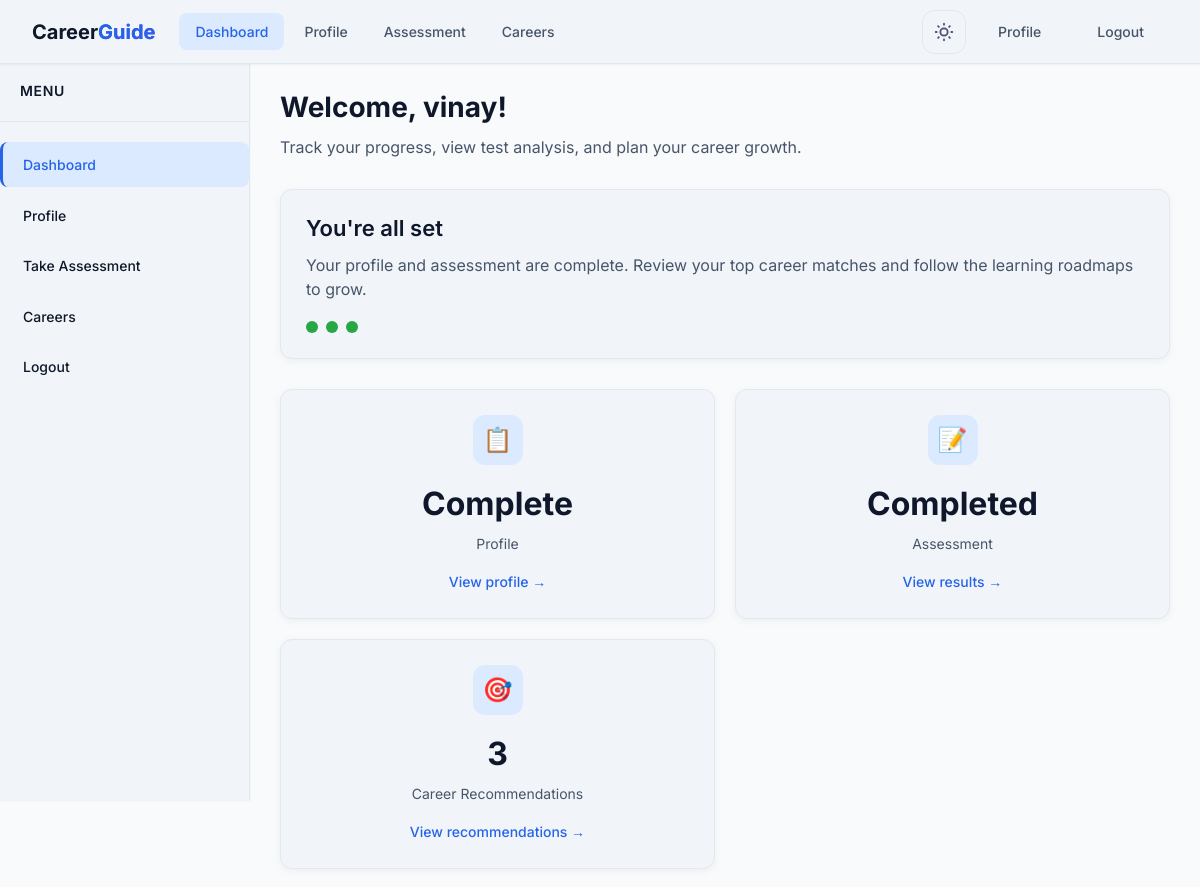
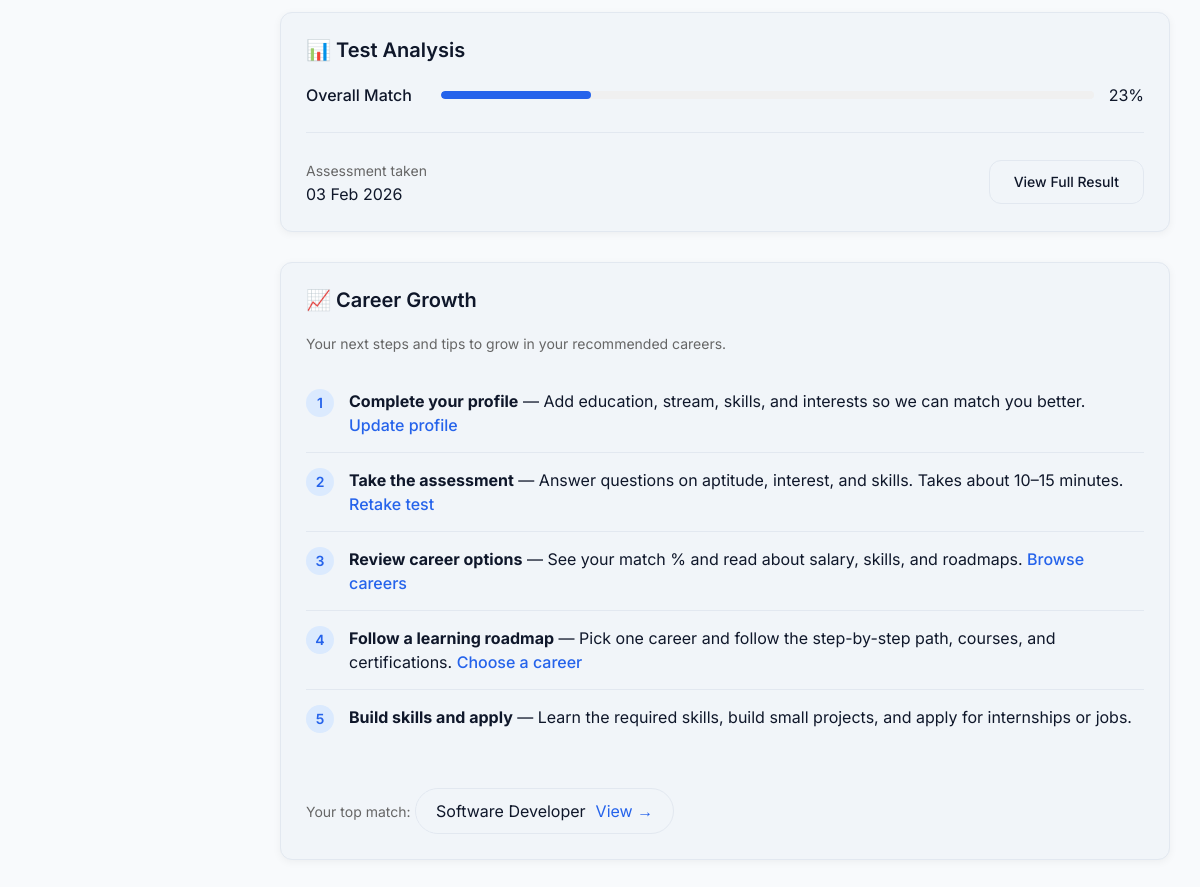
The app's page /dashboard.php (signed in) with its own data (2 pictures, top to bottom).
### tables this page shows
CREATE TABLE `user_tests` (
  `id` int(11) NOT NULL,
  `user_id` int(11) NOT NULL,
  `test_type` varchar(50) NOT NULL,
  `results` longtext DEFAULT NULL CHECK (json_valid(`results`)),
  `completed_at` timestamp NOT NULL DEFAULT current_timestamp()
);

CREATE TABLE `careers` (
  `id` int(11) NOT NULL,
  `slug` varchar(100) NOT NULL,
  `title` varchar(200) NOT NULL,
  `category` varchar(100) DEFAULT NULL,
  `overview` text NOT NULL,
  `skills` longtext DEFAULT NULL CHECK (json_valid(`skills`)),
  `salary` varchar(100) DEFAULT NULL,
  `roles` longtext DEFAULT NULL CHECK (json_valid(`roles`)),
  `roadmap` longtext DEFAULT NULL CHECK (json_valid(`roadmap`)),
  `courses` longtext DEFAULT NULL CHECK (json_valid(`courses`)),
  `certs` longtext DEFAULT NULL CHECK (json_valid(`certs`)),
  `created_at` timestamp NOT NULL DEFAULT current_timestamp(),
  `updated_at` timestamp NOT NULL DEFAULT current_timestamp() ON UPDATE current_timestamp()
);

### dashboard.php (the view, shortened to what this page needs)
<?php
require_once 'config.php';
$user_id = $_SESSION['user_id'];
$user_name = $_SESSION['user_name'];
$profile_complete = false;
$sql_profile = "SELECT * FROM user_profiles WHERE user_id = '$user_id'";
$result_profile = mysqli_query($conn, $sql_profile);
if ($result_profile && mysqli_num_rows($result_profile) > 0) {
    $profile_complete = true;
}
$test_complete = false;
$test_results = [];
$rec_count = 0;
$top_career_name = '';
$sql_test = "SELECT * FROM user_tests WHERE user_id = '$user_id' ORDER BY completed_at DESC LIMIT 1";
$result_test = mysqli_query($conn, $sql_test);
if ($result_test && mysqli_num_rows($result_test) > 0) {
    $test_complete = true;
    $test_data = mysqli_fetch_assoc($result_test);
    if (!empty($test_data['results'])) {
        $test_results = json_decode($test_data['results'], true);
        if (isset($test_results['suggested_careers'])) {
            $rec_count = count($test_results['suggested_careers']);
            if ($rec_count > 0) {
                $top_career_slug = $test_results['suggested_careers'][0];
                $sql_career = "SELECT title FROM careers WHERE slug = '$top_career_slug'";
                $result_career = mysqli_query($conn, $sql_career);
                if ($result_career && mysqli_num_rows($result_career) > 0) {
                    $career_data = mysqli_fetch_assoc($result_career);
                    $top_career_name = $career_data['title'];
                }
            }
        }
    }
}
?>
<!DOCTYPE html>
<html lang="en">
<head>
  <link rel="stylesheet" href="assets/css/style.css">
</head>
<body>
  <header class="site-header" style="position: fixed; top: 0; width: 100%; z-index: 1000; background: var(--color-surface, #fff);">
    <div class="container">
      <div class="header-left">
        <a href="dashboard.php" class="logo">Career<span>Guide</span></a>
        <nav class="nav-links">
          <a href="dashboard.php" class="active">Dashboard</a>
          <a href="profile-setup.php">Profile</a>
          <a href="assessment.php">Assessment</a>
          <a href="career-details.php">Careers</a>
        </nav>
      </div>
      <div class="nav-actions">
        <button class="theme-toggle" id="themeToggle" aria-label="Toggle theme">
        </button>
        <a href="profile-setup.php" class="btn btn-ghost">Profile</a>
        <a href="./logout.php" class="btn btn-ghost">Logout</a>
      </div>
    </div>
  </header>
  <div class="dashboard-container">
    <aside class="sidebar" id="sidebar">
      <div class="sidebar-brand">Menu</div>
      <ul class="sidebar-nav">
        <li><a href="dashboard.php" class="active">Dashboard</a></li>
        <li><a href="profile-setup.php">Profile</a></li>
        <li><a href="assessment.php">Take Assessment</a></li>
        <li><a href="career-details.php">Careers</a></li>
        <li><a href="./logout.php">Logout</a></li>
      </ul>
    </aside>
    <main class="main-content">
      <div class="dashboard-header">
        <h1>Welcome, <?php echo htmlspecialchars($user_name); ?>!</h1>
        <p>Track your progress, view test analysis, and plan your career growth.</p>
      </div>
      <div class="card welcome-card">
        <h2 id="welcomeTitle">
          <?php
          if ($profile_complete && $test_complete && $rec_count > 0) {
              echo "You're all set";
          } elseif ($profile_complete && $test_complete) {
              echo "Assessment complete";
          } elseif ($profile_complete) {
              echo "Profile complete";
          } else {
              echo "Welcome to CareerGuide";
          }
          ?>
        </h2>
        <p id="welcomeText">
          <?php
          if ($profile_complete && $test_complete && $rec_count > 0) {
              echo "Your profile and assessment are complete. Review your top career matches and follow the learning roadmaps to grow.";
          } elseif ($profile_complete && $test_complete) {
              echo "View your career recommendations and match percentages. Pick a career to see salary, skills, and a step-by-step learning path.";
          } elseif ($profile_complete) {
              echo "Take the career assessment next. It will unlock your personalized career recommendations.";
          } else {
              echo "Complete your profile (education, stream, skills, interests) first. Then take the assessment to get personalized career recommendations.";
          }
          ?>
        </p>
        <div class="progress-summary">
          <span class="progress-dot <?php echo $profile_complete ? 'done' : 'current'; ?>" title="Profile"></span>
          <span class="progress-dot <?php echo $test_complete ? 'done' : ($profile_complete ? 'current' : ''); ?>" title="Assessment"></span>
          <span class="progress-dot <?php echo $rec_count > 0 ? 'done' : ($test_complete ? 'current' : ''); ?>" title="Recommendations"></span>
        </div>
      </div>
      <div class="dashboard-cards">
        <div class="card stat-card">
          <div class="icon">📋</div>
          <div class="value"><?php echo $profile_complete ? 'Complete' : 'Incomplete'; ?></div>
          <div class="label">Profile</div>
          <a href="profile-setup.php"><?php echo $profile_complete ? 'View profile →' : 'Complete profile →'; ?></a>
        </div>
        <div class="card stat-card">
          <div class="icon">📝</div>
          <div class="value"><?php echo $test_complete ? 'Completed' : 'Not taken'; ?></div>
          <div class="label">Assessment</div>
          <a href="assessment.php"><?php echo $test_complete ? 'View results →' : 'Start assessment →'; ?></a>
        </div>
        <div class="card stat-card">
          <div class="icon">🎯</div>
          <div class="value"><?php echo $rec_count; ?></div>
          <div class="label">Career Recommendations</div>
          <a href="career-details.php"><?php echo $rec_count > 0 ? 'View recommendations →' : 'Get recommendations →'; ?></a>
        </div>
      </div>
      <div class="card analysis-card">
        <h2 class="section-title">📊 Test Analysis</h2>
        <?php if (!$test_complete): ?>
          <div class="no-data">
            <p>You haven't taken the assessment yet. Complete the test to see your analysis.</p>
            <a href="assessment.php" class="btn btn-primary">Take Assessment</a>
          </div>
        <?php else: ?>
          <div class="section-bars">
            <?php if (isset($test_results['scores'])): ?>
              <?php
              $total_score = 0;
              $count = 0;
              foreach ($test_results['scores'] as $career => $score) {
                  $total_score += $score;
                  $count++;
              }
              $overall_score = $count > 0 ? round($total_score / $count) : 0;
              ?>
              <div class="section-bar">
                <span class="label">Overall Match</span>
                <div class="bar-wrap">
                  <div class="progress-bar">
                    <div class="progress-bar-fill" style="width: <?php echo $overall_score; ?>%"></div>
                  </div>
                </div>
                <span class="pct"><?php echo $overall_score; ?>%</span>
              </div>
            <?php endif; ?>
          </div>
          <div class="overall-score-wrap">
            <div>
              <span style="font-size: 14px; color: #666;">Assessment taken</span>
              <div class="score"><?php echo isset($test_data['completed_at']) ? date('d M Y', strtotime($test_data['completed_at'])) : 'Recently'; ?></div>
            </div>
            <a href="test-results.php" class="btn btn-secondary">View Full Result</a>
          </div>
        <?php endif; ?>
      </div>
      <div class="card growth-card">
        <h2 class="section-title">📈 Career Growth</h2>
        <p style="color: #666; font-size: 14px; margin-bottom: 20px;">Your next steps and tips to grow in your recommended careers.</p>
        <ul class="growth-list">
          <li>
            <span class="num">1</span>
            <span><strong>Complete your profile</strong> — Add education, stream, skills, and interests so we can match you better.
            <a href="profile-setup.php"><?php echo $profile_complete ? 'Update profile' : 'Complete profile'; ?></a></span>
          </li>
          <li>
            <span class="num">2</span>
            <span><strong>Take the assessment</strong> — Answer questions on aptitude, interest, and skills. Takes about 10–15 minutes.
            <a href="assessment.php"><?php echo $test_complete ? 'Retake test' : 'Start test'; ?></a></span>
          </li>
          <li>
            <span class="num">3</span>
            <span><strong>Review career options</strong> — See your match % and read about salary, skills, and roadmaps.
            <a href="career-details.php">Browse careers</a></span>
          </li>
          <li>
            <span class="num">4</span>
            <span><strong>Follow a learning roadmap</strong> — Pick one career and follow the step-by-step path, courses, and certifications.
            <a href="career-details.php">Choose a career</a></span>
          </li>
          <li>
            <span class="num">5</span>
            <span><strong>Build skills and apply</strong> — Learn the required skills, build small projects, and apply for internships or jobs.</span>
          </li>
        </ul>
        <?php if ($rec_count > 0 && !empty($top_career_name)): ?>
          <div style="margin-top: 25px;">
            <span style="font-size: 14px; color: #666;">Your top match:</span>
            <div class="top-career-pill">
              <span><?php echo htmlspecialchars($top_career_name); ?></span>
              <a href="career-details.php">View →</a>
            </div>
          </div>
        <?php endif; ?>
      </div>
    </main>
  </div>
</body>
</html>

### dashboard.php (style rules this page uses)
body { font-family: 'Inter', sans-serif; background-color: var(--color-bg, #f8f9fa); color: var(--color-text, #333); margin: 0; padding: 0; }
.dashboard-container { display: flex; min-height: 100vh; margin-top: 60px; }
.sidebar { width: 250px; background: var(--color-surface, #fff); border-right: 1px solid var(--color-border, #e0e0e0); padding: 20px 0; position: fixed; left: 0; top: 60px; height: calc(100vh - 60px); overflow-y: auto; display: block !important; }
.sidebar-brand { padding: 0 20px 20px; font-weight: 600; color: var(--color-text, #333); border-bottom: 1px solid var(--color-border, #e0e0e0); margin-bottom: 20px; }
.sidebar-nav { list-style: none; padding: 0; margin: 0; }
.sidebar-nav li { margin: 0; }
.sidebar-nav a { display: block; padding: 12px 20px; color: var(--color-text, #333); text-decoration: none; border-left: 3px solid transparent; transition: all 0.2s; }
.sidebar-nav a.active { background: var(--color-primary-light, #e8ebff); color: var(--color-primary, #4a6cf7); border-left-color: var(--color-primary, #4a6cf7); font-weight: 500; }
.main-content { flex: 1; padding: 30px; margin-left: 250px; max-width: calc(100% - 250px); }
.dashboard-header { margin-bottom: 30px; }
.dashboard-header h1 { margin: 0 0 10px 0; font-size: 28px; font-weight: 700; }
.dashboard-header p { color: var(--color-text-secondary, #666); margin: 0; font-size: 16px; }
.dashboard-cards { display: grid; grid-template-columns: repeat(auto-fit, minmax(300px, 1fr)); gap: 20px; margin-bottom: 30px; }
.card { background: var(--color-surface, #fff); border-radius: 12px; border: 1px solid var(--color-border, #e0e0e0); box-shadow: 0 2px 8px rgba(0,0,0,0.05); overflow: hidden; }
.welcome-card { padding: 25px; margin-bottom: 30px; }
.welcome-card h2 { margin: 0 0 10px 0; font-size: 22px; font-weight: 600; }
.welcome-card p { color: var(--color-text-secondary, #666); margin: 0 0 20px 0; line-height: 1.5; }
.stat-card { padding: 25px; text-align: center; }
.stat-card .icon { width: 50px; height: 50px; border-radius: 12px; display: flex; align-items: center; justify-content: center; font-size: 24px; margin: 0 auto 15px; background: var(--color-primary-light, #e8ebff); color: var(--color-primary, #4a6cf7); }
.stat-card .value { font-size: 32px; font-weight: 700; color: var(--color-text, #333); margin: 0 0 5px 0; }
.stat-card .label { font-size: 14px; color: var(--color-text-secondary, #666); margin: 0 0 15px 0; }
.stat-card a { display: inline-block; color: var(--color-primary, #4a6cf7); text-decoration: none; font-weight: 500; font-size: 14px; }
.analysis-card, .growth-card { padding: 25px; margin-bottom: 30px; }
.section-title { font-size: 20px; font-weight: 600; margin: 0 0 20px 0; display: flex; align-items: center; gap: 10px; }
.progress-summary { display: flex; gap: 8px; margin-top: 15px; }
.progress-dot { width: 12px; height: 12px; border-radius: 50%; background: #ddd; }
.progress-dot.done { background: #28a745; }
.section-bars { display: flex; flex-direction: column; gap: 15px; }
.section-bar { display: flex; align-items: center; gap: 15px; }
.section-bar .label { min-width: 120px; font-weight: 500; }
.section-bar .bar-wrap { flex: 1; }
.progress-bar { height: 8px; background: #f0f0f0; border-radius: 4px; overflow: hidden; }
.progress-bar-fill { height: 100%; background: var(--color-primary, #4a6cf7); border-radius: 4px; transition: width 0.5s ease; }
.overall-score-wrap { display: flex; justify-content: space-between; align-items: center; margin-top: 25px; padding-top: 25px; border-top: 1px solid var(--color-border, #e0e0e0); }
.growth-list { list-style: none; padding: 0; margin: 0; }
.growth-list li { display: flex; align-items: flex-start; padding: 15px 0; border-bottom: 1px solid var(--color-border, #e0e0e0); }
.growth-list li:last-child { border-bottom: none; }
.growth-list .num { width: 28px; height: 28px; background: var(--color-primary-light, #e8ebff); color: var(--color-primary, #4a6cf7); border-radius: 50%; display: flex; align-items: center; justify-content: center; font-weight: 600; font-size: 14px; margin-right: 15px; flex-shrink: 0; }
.growth-list a { color: var(--color-primary, #4a6cf7); text-decoration: none; font-weight: 500; }
.top-career-pill { display: inline-flex; align-items: center; gap: 10px; padding: 10px 20px; background: var(--color-surface, #fff); border: 1px solid var(--color-border, #e0e0e0); border-radius: 50px; margin-top: 15px; }

### records on screen
user_tests: results "3", completed_at "03 Feb 2026"
careers: title "Software Developer"

### other values on screen
$user_name "vinay"
$overall_score "23"
